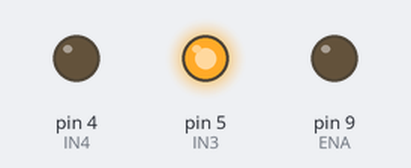
Recording of a sketch running on a simulated Arduino Uno, built for the host (arithmetic inside an expression is 32-bit, double 64-bit). Shown: output pins drawn as LEDs (lit = HIGH).

Above: at 0.1 s.
Timing chart, 0 to 0.1 s (numbered marks = the images above):
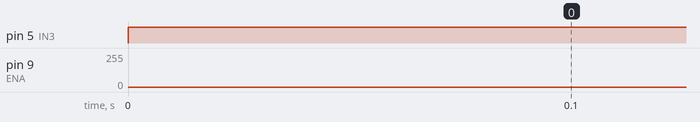

Measured:
- by itself, pin 5 (IN3): LOW → HIGH at 0.00 s

The sketch:

Homework.ino
```cpp
const int IN3 = 5;
const int IN4 = 4;

const int ENA = 9;

void setup() {

  pinMode (IN3, OUTPUT);
  pinMode (IN4, OUTPUT);
  pinMode (9, OUTPUT);

}

void loop() {

  analogWrite(ENA, 255);

  digitalWrite(IN3, HIGH);
  digitalWrite(IN4, LOW);

  //Controlling speed (0 = off and 255 = max speed):
  analogWrite(9, 100); //ENA pin

}
```
